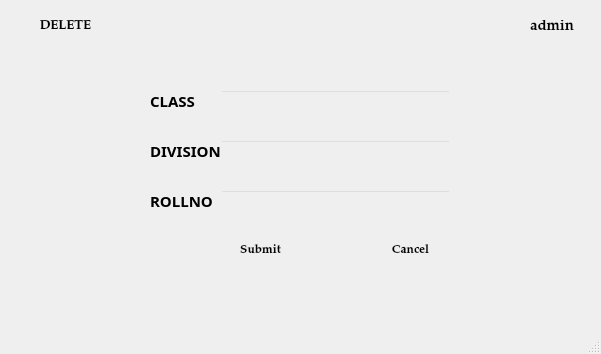
<?xml version="1.0" encoding="UTF-8"?>
<ui version="4.0">
 <class>del3</class>
 <widget class="QMainWindow" name="del3">
  <property name="geometry">
   <rect>
    <x>0</x>
    <y>0</y>
    <width>601</width>
    <height>354</height>
   </rect>
  </property>
  <property name="windowTitle">
   <string>MainWindow</string>
  </property>
  <widget class="QWidget" name="centralwidget">
   <widget class="QLabel" name="invalid">
    <property name="geometry">
     <rect>
      <x>150</x>
      <y>350</y>
      <width>251</width>
      <height>31</height>
     </rect>
    </property>
    <property name="font">
     <font>
      <family>MS Sans Serif</family>
     </font>
    </property>
    <property name="styleSheet">
     <string notr="true">color: rgb(255, 3, 3);</string>
    </property>
    <property name="text">
     <string/>
    </property>
   </widget>
   <widget class="QLabel" name="label">
    <property name="enabled">
     <bool>true</bool>
    </property>
    <property name="geometry">
     <rect>
      <x>0</x>
      <y>-20</y>
      <width>751</width>
      <height>541</height>
     </rect>
    </property>
    <property name="frameShadow">
     <enum>QFrame::Plain</enum>
    </property>
    <property name="text">
     <string/>
    </property>
    <property name="pixmap">
     <pixmap resource="pic.qrc">:/newPrefix/ttt.jpg</pixmap>
    </property>
   </widget>
   <widget class="QPushButton" name="add">
    <property name="geometry">
     <rect>
      <x>10</x>
      <y>10</y>
      <width>111</width>
      <height>31</height>
     </rect>
    </property>
    <property name="font">
     <font>
      <family>Palatino Linotype</family>
      <pointsize>10</pointsize>
      <weight>75</weight>
      <bold>true</bold>
     </font>
    </property>
    <property name="acceptDrops">
     <bool>false</bool>
    </property>
    <property name="styleSheet">
     <string notr="true">background-color: rgb(255, 255, 255);</string>
    </property>
    <property name="text">
     <string>DELETE</string>
    </property>
    <property name="checkable">
     <bool>false</bool>
    </property>
    <property name="default">
     <bool>true</bool>
    </property>
    <property name="flat">
     <bool>true</bool>
    </property>
   </widget>
   <widget class="QLabel" name="label_2">
    <property name="geometry">
     <rect>
      <x>500</x>
      <y>10</y>
      <width>31</width>
      <height>31</height>
     </rect>
    </property>
    <property name="text">
     <string/>
    </property>
    <property name="pixmap">
     <pixmap resource="pic.qrc">:/newPrefix/icon.png</pixmap>
    </property>
   </widget>
   <widget class="QLabel" name="label_3">
    <property name="geometry">
     <rect>
      <x>530</x>
      <y>20</y>
      <width>47</width>
      <height>13</height>
     </rect>
    </property>
    <property name="font">
     <font>
      <family>Palatino Linotype</family>
      <pointsize>11</pointsize>
      <weight>75</weight>
      <bold>true</bold>
     </font>
    </property>
    <property name="text">
     <string>admin</string>
    </property>
   </widget>
   <widget class="QLabel" name="label_12">
    <property name="geometry">
     <rect>
      <x>150</x>
      <y>140</y>
      <width>81</width>
      <height>21</height>
     </rect>
    </property>
    <property name="font">
     <font>
      <family>Myriad Pro Light</family>
      <pointsize>11</pointsize>
      <weight>75</weight>
      <bold>true</bold>
     </font>
    </property>
    <property name="text">
     <string>DIVISION </string>
    </property>
   </widget>
   <widget class="QLabel" name="label_13">
    <property name="geometry">
     <rect>
      <x>150</x>
      <y>90</y>
      <width>81</width>
      <height>21</height>
     </rect>
    </property>
    <property name="font">
     <font>
      <family>Myriad Pro Light</family>
      <pointsize>11</pointsize>
      <weight>75</weight>
      <bold>true</bold>
     </font>
    </property>
    <property name="text">
     <string>CLASS       </string>
    </property>
   </widget>
   <widget class="QLabel" name="label_14">
    <property name="geometry">
     <rect>
      <x>150</x>
      <y>190</y>
      <width>81</width>
      <height>21</height>
     </rect>
    </property>
    <property name="font">
     <font>
      <family>Myriad Pro Light</family>
      <pointsize>11</pointsize>
      <weight>75</weight>
      <bold>true</bold>
     </font>
    </property>
    <property name="text">
     <string>ROLLNO  </string>
    </property>
   </widget>
   <widget class="QLineEdit" name="division">
    <property name="geometry">
     <rect>
      <x>220</x>
      <y>140</y>
      <width>231</width>
      <height>21</height>
     </rect>
    </property>
    <property name="styleSheet">
     <string notr="true">background:transparent</string>
    </property>
   </widget>
   <widget class="QLineEdit" name="class_2">
    <property name="geometry">
     <rect>
      <x>220</x>
      <y>90</y>
      <width>231</width>
      <height>21</height>
     </rect>
    </property>
    <property name="styleSheet">
     <string notr="true">background:transparent</string>
    </property>
   </widget>
   <widget class="QLineEdit" name="roll">
    <property name="geometry">
     <rect>
      <x>220</x>
      <y>190</y>
      <width>231</width>
      <height>21</height>
     </rect>
    </property>
    <property name="styleSheet">
     <string notr="true">background:transparent</string>
    </property>
   </widget>
   <widget class="QLabel" name="invalid_2">
    <property name="geometry">
     <rect>
      <x>240</x>
      <y>280</y>
      <width>151</width>
      <height>16</height>
     </rect>
    </property>
    <property name="font">
     <font>
      <family>MS Sans Serif</family>
      <pointsize>10</pointsize>
      <weight>75</weight>
      <bold>true</bold>
     </font>
    </property>
    <property name="styleSheet">
     <string notr="true">color:rgb(238, 0, 0)</string>
    </property>
    <property name="text">
     <string/>
    </property>
   </widget>
   <widget class="QPushButton" name="cancel">
    <property name="geometry">
     <rect>
      <x>370</x>
      <y>240</y>
      <width>81</width>
      <height>21</height>
     </rect>
    </property>
    <property name="font">
     <font>
      <family>Palatino Linotype</family>
      <pointsize>9</pointsize>
      <weight>75</weight>
      <bold>true</bold>
     </font>
    </property>
    <property name="acceptDrops">
     <bool>false</bool>
    </property>
    <property name="styleSheet">
     <string notr="true">background-color: rgb(255, 255, 255);</string>
    </property>
    <property name="text">
     <string>Cancel</string>
    </property>
    <property name="checkable">
     <bool>false</bool>
    </property>
    <property name="default">
     <bool>true</bool>
    </property>
    <property name="flat">
     <bool>true</bool>
    </property>
   </widget>
   <widget class="QPushButton" name="submit">
    <property name="geometry">
     <rect>
      <x>220</x>
      <y>240</y>
      <width>81</width>
      <height>21</height>
     </rect>
    </property>
    <property name="font">
     <font>
      <family>Palatino Linotype</family>
      <pointsize>9</pointsize>
      <weight>75</weight>
      <bold>true</bold>
     </font>
    </property>
    <property name="acceptDrops">
     <bool>false</bool>
    </property>
    <property name="styleSheet">
     <string notr="true">background-color: rgb(255, 255, 255);</string>
    </property>
    <property name="text">
     <string>Submit</string>
    </property>
    <property name="checkable">
     <bool>false</bool>
    </property>
    <property name="default">
     <bool>true</bool>
    </property>
    <property name="flat">
     <bool>true</bool>
    </property>
   </widget>
   <widget class="QLabel" name="invalid_3">
    <property name="geometry">
     <rect>
      <x>220</x>
      <y>210</y>
      <width>231</width>
      <height>31</height>
     </rect>
    </property>
    <property name="font">
     <font>
      <family>MS Shell Dlg 2</family>
      <pointsize>10</pointsize>
      <weight>50</weight>
      <bold>false</bold>
     </font>
    </property>
    <property name="styleSheet">
     <string notr="true">color:rgb(238, 0, 0)
</string>
    </property>
    <property name="text">
     <string/>
    </property>
    <property name="alignment">
     <set>Qt::AlignLeading|Qt::AlignLeft|Qt::AlignTop</set>
    </property>
   </widget>
  </widget>
  <widget class="QMenuBar" name="menubar">
   <property name="geometry">
    <rect>
     <x>0</x>
     <y>0</y>
     <width>601</width>
     <height>21</height>
    </rect>
   </property>
  </widget>
  <widget class="QStatusBar" name="statusbar"/>
 </widget>
 <tabstops>
  <tabstop>class_2</tabstop>
  <tabstop>division</tabstop>
  <tabstop>roll</tabstop>
  <tabstop>submit</tabstop>
  <tabstop>cancel</tabstop>
  <tabstop>add</tabstop>
 </tabstops>
 <resources>
  <include location="pic.qrc"/>
 </resources>
 <connections/>
</ui>
